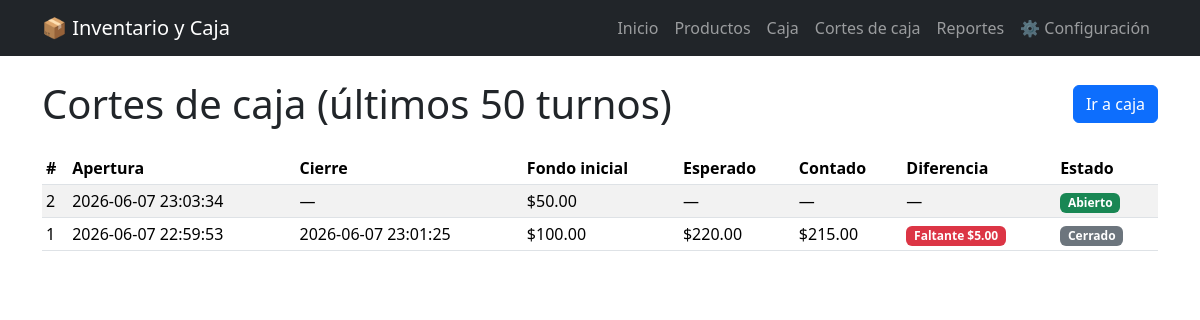
The app's page /caja/turnos with its own data.
### tables this page shows
CREATE TABLE turnos_caja (id INTEGER PRIMARY KEY AUTOINCREMENT, fecha_apertura TEXT NOT NULL, monto_inicial REAL NOT NULL DEFAULT 0, notas_apertura TEXT, fecha_cierre TEXT, monto_esperado REAL, monto_contado REAL, diferencia REAL, notas_cierre TEXT, cerrado INTEGER NOT NULL DEFAULT 0);

### app.py (the view)
@app.route("/caja/turnos")
def turnos():
    conn = get_db()
    items = conn.execute(
        "SELECT * FROM turnos_caja ORDER BY id DESC LIMIT 50"
    ).fetchall()
    conn.close()
    return render_template("turnos.html", turnos=items)

### app.py (called while the page is built)
def get_db():
    conn = sqlite3.connect(DB_PATH)
    conn.row_factory = sqlite3.Row
    return conn

### templates/turnos.html (shortened to what this page needs)
{% extends "base.html" %}
{% block contenido %}
<div class="d-flex justify-content-between align-items-center mb-4">
    <h1 class="mb-0">Cortes de caja (últimos 50 turnos)</h1>
    <a href="{{ url_for('caja') }}" class="btn btn-primary">Ir a caja</a>
</div>
<table class="table table-striped table-sm">
    <thead>
        <tr>
            <th>#</th>
            <th>Apertura</th>
            <th>Cierre</th>
            <th>Fondo inicial</th>
            <th>Esperado</th>
            <th>Contado</th>
            <th>Diferencia</th>
            <th>Estado</th>
        </tr>
    </thead>
    <tbody>
        {% for t in turnos %}
        <tr>
            <td>{{ t.id }}</td>
            <td>{{ t.fecha_apertura }}</td>
            <td>{{ t.fecha_cierre or '—' }}</td>
            <td>${{ "%.2f"|format(t.monto_inicial) }}</td>
            <td>{{ "$%.2f"|format(t.monto_esperado) if t.monto_esperado is not none else '—' }}</td>
            <td>{{ "$%.2f"|format(t.monto_contado) if t.monto_contado is not none else '—' }}</td>
            <td>
                {% if t.diferencia is not none %}
                    {% if t.diferencia == 0 %}
                        <span class="badge bg-success">Exacto</span>
                    {% elif t.diferencia > 0 %}
                        <span class="badge bg-info text-dark">Sobrante ${{ "%.2f"|format(t.diferencia) }}</span>
                    {% else %}
                        <span class="badge bg-danger">Faltante ${{ "%.2f"|format(-t.diferencia) }}</span>
                    {% endif %}
                {% else %}
                    —
                {% endif %}
            </td>
            <td>
                {% if t.cerrado %}
                    <span class="badge bg-secondary">Cerrado</span>
                {% else %}
                    <span class="badge bg-success">Abierto</span>
                {% endif %}
            </td>
        </tr>
        {% else %}
        <tr><td colspan="8" class="text-muted text-center">Aún no se ha abierto ningún turno de caja.</td></tr>
        {% endfor %}
    </tbody>
</table>
{% endblock %}

### records on screen
turnos_caja: id "2", fecha_apertura "2026-06-07 23:03:34", fecha_cierre "—", monto_inicial "50.00", monto_esperado "—", monto_contado "—", cerrado "Abierto"
turnos_caja: id "1", fecha_apertura "2026-06-07 22:59:53", fecha_cierre "2026-06-07 23:01:25", monto_inicial "100.00", monto_esperado "$220.00", monto_contado "$215.00", diferencia "5.00", cerrado "Cerrado"
